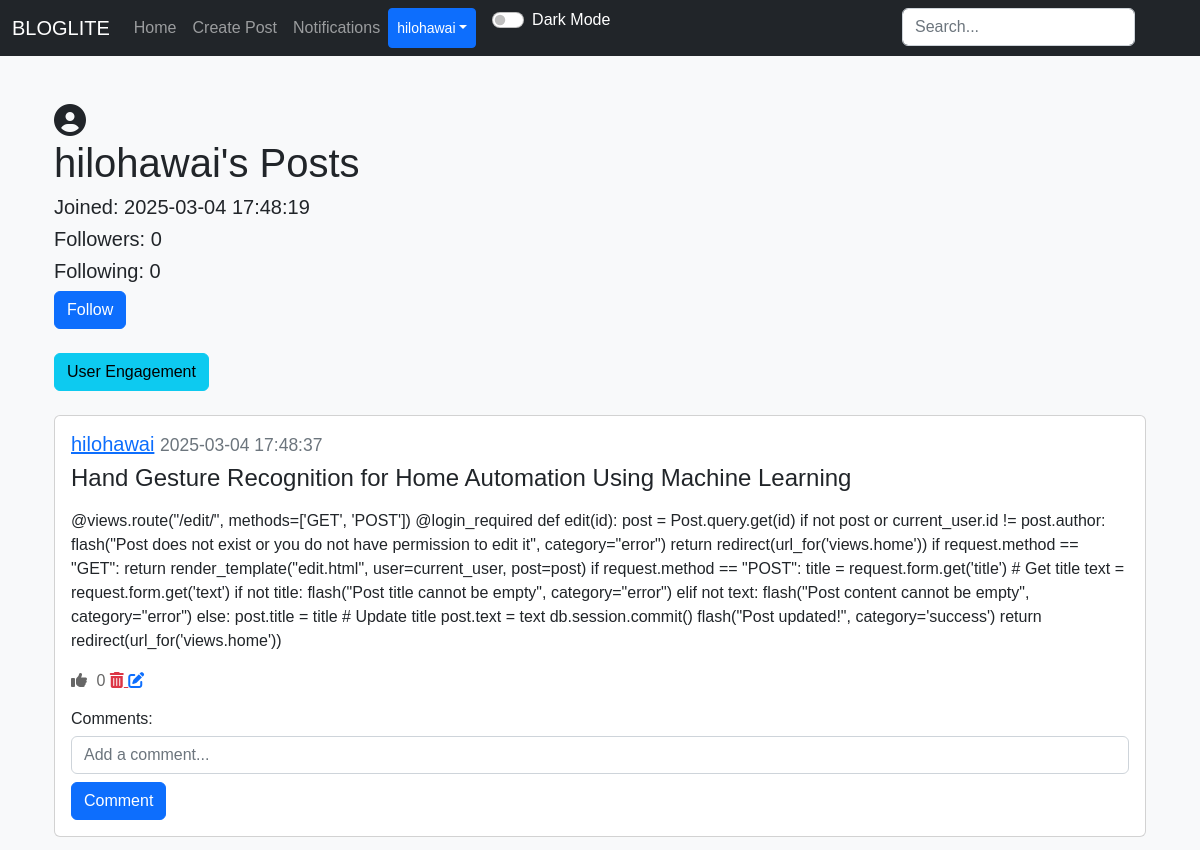
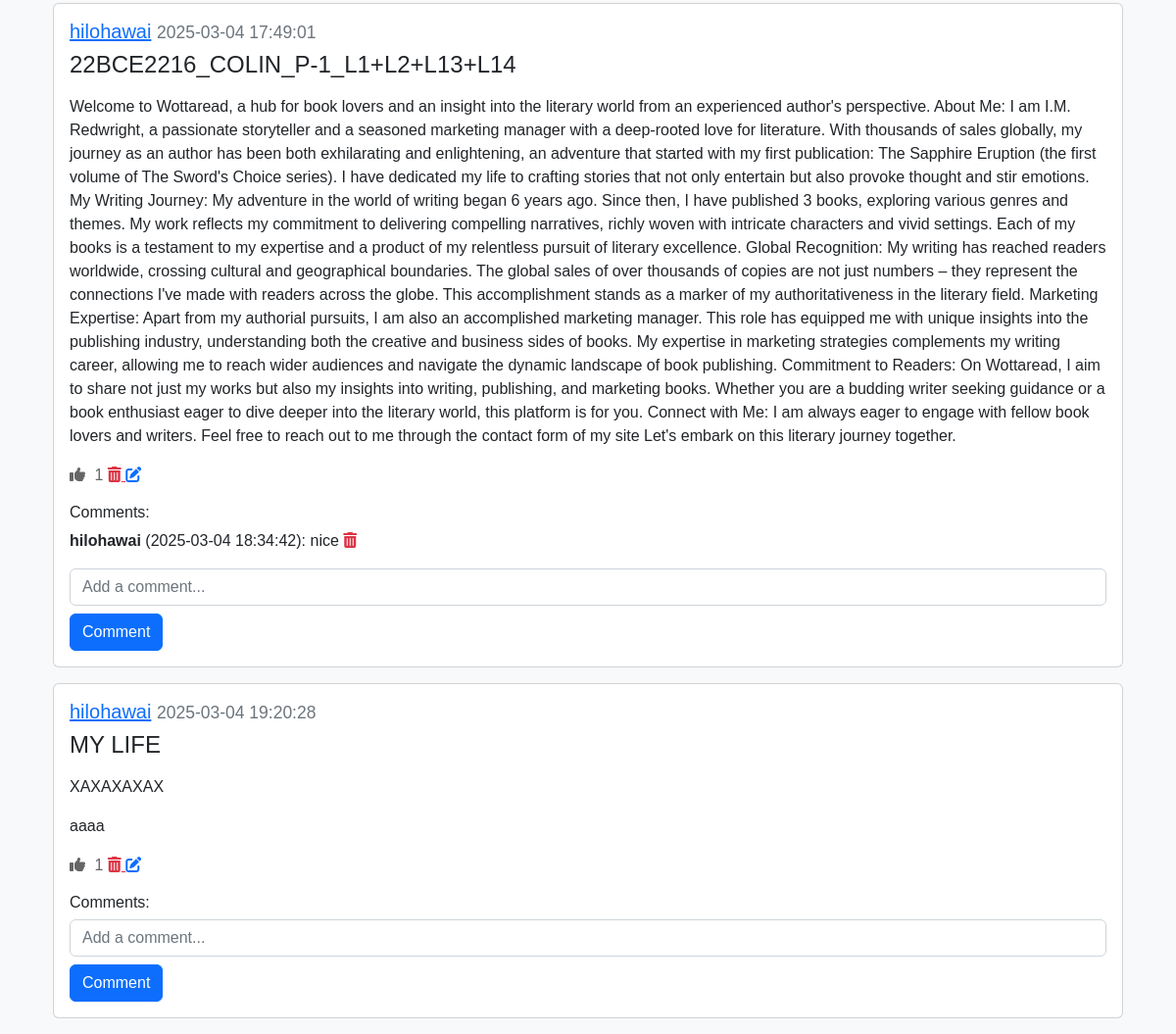
The page /posts/hilohawai (signed in) on the database its author committed (2 pictures, top to bottom).
### applicaton/models.py (models this page shows)
class User(db.Model, UserMixin):
    id = db.Column(db.Integer, primary_key=True)
    email = db.Column(db.String(150), unique=True)
    username = db.Column(db.String(150), unique=True)
    password = db.Column(db.String(150))
    date_created = db.Column(db.DateTime(timezone=True), default=func.now())
    profile_picture = db.Column(db.String(150), nullable=True)
    posts = db.relationship("Post", backref="user", cascade="all, delete")
    comments = db.relationship("Comment", backref="user", cascade="all, delete")
    likes = db.relationship("Like", backref="user", cascade="all, delete")
    followers = db.relationship("Follower", foreign_keys=[Follower.user_id], backref="followed_user", lazy="dynamic")
    following = db.relationship("Follower", foreign_keys=[Follower.follower_id], backref="follower", lazy="dynamic")
    notifications = db.relationship("Notification", backref="user", cascade="all, delete", lazy="dynamic")

class Post(db.Model):
    id = db.Column(db.Integer, primary_key=True)
    title = db.Column(db.String(150), nullable=False)  # Add title field
    text = db.Column(db.Text, nullable=False)
    date_created = db.Column(db.DateTime(timezone=True), default=func.now())
    author = db.Column(db.Integer, db.ForeignKey('user.id'), nullable=False)
    category_id = db.Column(db.Integer, db.ForeignKey('category.id'), nullable=True)
    comments = db.relationship("Comment", backref="post", cascade="all, delete")
    likes = db.relationship("Like", backref="post", cascade="all, delete")

class Comment(db.Model):
    id = db.Column(db.Integer, primary_key=True)
    text = db.Column(db.String(20), nullable=False)
    date_created = db.Column(db.DateTime(timezone=True), default=func.now())
    author = db.Column(db.Integer, db.ForeignKey('user.id'), nullable=False)
    post_id = db.Column(db.Integer, db.ForeignKey('post.id'), nullable=False)

### applicaton/views.py (the view)
@views.route("/posts/<username>")
@login_required
def post(username):
    user = User.query.filter_by(username=username).first()
    if not user:
        flash("No user with that username exists", category="error")
        return redirect(url_for('views.home'))
    posts = user.posts
    user_id = user.id
    following = Follower.query.filter_by(
        user_id=user.id, follower_id=current_user.id).first()
    return render_template("posts.html", user=current_user, posts=posts, username=username, User=User, following=following, user_id=user_id, profile_user=user)

### applicaton/__init__.py (called while the page is built)
def create_app():
    app = Flask(__name__)
    app.config['SECRET_KEY'] = "perfetch"
    app.config['SQLALCHEMY_DATABASE_URI'] = "sqlite:///database.db"
    db.init_app(app)
    app.app_context().push()
    from .resources import api
    api.init_app(app)
    from .views import views
    app.register_blueprint(views,url_prefix="/")
    from .authentication import authentication
    app.register_blueprint(authentication,url_prefix="/")
    from .models import User,Post,Comment,Like,Follower
    create_database(app)
    login_manager = LoginManager()
    login_manager.login_view = "authentication.log_in"
    login_manager.init_app(app)
    @login_manager.user_loader
    def load_user(id):
        return User.query.get(int(id))
    return app

### applicaton/templates/posts.html (shortened to what this page needs)
{% extends "nav.html" %}
{% block content %}
<div class="container mt-5">
    <div class="profile-pic-container mr-3">
        {% if profile_user.profile_picture %}
            <img src="{{ url_for('static', filename='uploads/' + profile_user.profile_picture) }}" alt="Profile Picture" class="profile-pic">
        {% else %}
            <i class="fas fa-user-circle fa-2x"></i>
        {% endif %}
    </div>
    <h1>{{ username }}'s Posts</h1>
    <h5>Joined: {{ profile_user.date_created }}</h5>
    <h5>Followers: {{ profile_user.followers.count() }}</h5>
    <h5>Following: {{ profile_user.following.count() }}</h5>
    <form action="{{ url_for('views.follow_unfollow', username=username) }}" method="POST">
        {% if following %}
            <button type="submit" class="btn btn-danger">Unfollow</button>
        {% else %}
            <button type="submit" class="btn btn-primary">Follow</button>
        {% endif %}
    </form>
    <br>
    <a href="{{ url_for('views.user_engagement', user_id=user_id) }}" class="btn btn-info">User Engagement</a>
    <br>
    <br>
    {% for post in posts %}
        <div class="card mb-3">
            <div class="card-body">
                <h5 class="card-title">
                    <a href="{{ url_for('views.post', username=username) }}">{{ username }}</a>
                    <small class="text-muted">{{ post.date_created }}</small>
                </h5>
                <h4>{{ post.title }}</h4>
                <p class="card-text">{{ post.text | safe }}</p>
                <div>
                    <a href="#" class="like-btn" data-post-id="{{ post.id }}">
                        <i class="fas fa-thumbs-up"></i> <span class="like-count">{{ post.likes|length }}</span>
                    </a>
                    {% if user.id == post.author %}
                        <a href="{{ url_for('views.delete_post', id=post.id) }}" class="text-danger ml-3">
                            <i class="fas fa-trash-alt"></i>
                        </a>
                        <a href="{{ url_for('views.edit', id=post.id) }}" class="text-primary ml-3">
                            <i class="fas fa-edit"></i>
                        </a>
                    {% endif %}
                </div>
                <h6 class="mt-3">Comments:</h6>
                <div id="comments-{{ post.id }}">
                    {% for comment in post.comments %}
                        <p id="comment-{{ comment.id }}">
                            <strong>{{ comment.user.username }}</strong> ({{ comment.date_created }}): {{ comment.text }}
                            {% if user.id == comment.author or user.id == comment.post.author %}
                                <a href="#" class="delete-comment text-danger ml-2" data-comment-id="{{ comment.id }}">
                                    <i class="fas fa-trash-alt"></i>
                                </a>
                            {% endif %}
                        </p>
                    {% endfor %}
                </div>
                <form class="comment-form" method="POST" data-post-id="{{ post.id }}">
                    <div class="form-group">
                        <input type="text" name="text" class="comment-text form-control" placeholder="Add a comment...">
                        <button type="submit" class="btn btn-primary mt-2">Comment</button>
                    </div>
                </form>
            </div>
        </div>
    {% endfor %}
</div>
{% endblock %}

### applicaton/templates/nav.html (shortened to what this page needs)
<!DOCTYPE html>
<html lang="en">
<head>
  <link href="https://cdn.jsdelivr.net/npm/bootstrap@5.2.3/dist/css/bootstrap.min.css" rel="stylesheet">
  <link rel="stylesheet" href="https://code.jquery.com/ui/1.12.1/themes/base/jquery-ui.css">
  <link rel="stylesheet" href="{{ url_for('static', filename='style.css') }}">
</head>
<body>
  <nav class="navbar navbar-expand-lg navbar-dark bg-dark">
    <div class="container-fluid">
      <a class="navbar-brand" href="/home">BLOGLITE</a>
      <div class="collapse navbar-collapse" id="navbar">
        <div class="navbar-nav">
          <a class="nav-item nav-link" href="/home">Home</a>
          {% if user.is_authenticated %}
            <a class="nav-item nav-link" href="/create-post">Create Post</a>
            <a class="nav-item nav-link" href="/notifications">Notifications</a>
            <div style="position: absolute; right: 57px;">
              <form action="{{ url_for('views.search') }}" method="POST" class="d-flex" role="search">
                <input type="search" placeholder="Search..." name="query" class="form-control me-2" id="search-input">
              </form>
            </div>
            <div class="btn-group">
              <button type="button" class="btn btn-sm btn-primary dropdown-toggle" data-bs-toggle="dropdown">{{ user.username }}</button>
            </div>
          {% else %}
            <a class="nav-item nav-link" href="/login">Login</a>
            <a class="nav-item nav-link" href="/sign-up">Sign Up</a>
          {% endif %}
          <div class="form-check form-switch ms-3">
            <input class="form-check-input" type="checkbox" id="darkModeToggle" onclick="toggleDarkMode()">
            <label class="form-check-label text-white" for="darkModeToggle">Dark Mode</label>
          </div>
        </div>
      </div>
    </div>
  </nav>
  <div class="container">{% block content %}{% endblock %}</div>
</body>
</html>

### applicaton/static/style.css (style rules this page uses)
body { background-color: #f8f9fa; font-family: Arial, sans-serif; }
.profile-pic-container { display: inline-block; vertical-align: middle; margin-right: 10px; }
.like-btn { color: #666; text-decoration: none; transition: color 0.3s ease; }
.like-btn i { margin-right: 5px; }

### rows shown on the page
User: username "hilohawai", date_created "2025-03-04 17:48:19"
Post: username "hilohawai", date_created "2025-03-04 17:48:37", title "Hand Gesture Recognition for Home Automation Using Machine Learning", text "@views.route(\"/edit/\", methods=['GET', 'POST']) @login_required def edit(id): post = Post.query.get(id) if not post or current_user.id != post.author: flash(\"Post does not exist or you do not have permission to edit it\", category=\"error\") return redirect(url_for('views.home')) if request.method == \"GET\": return render_template(\"edit.html\", user=current_user, post=post) if request.method == \"POST\": title = request.form.get('title') # Get title text = request.form.get('text') if not title: flash(\"Post title cannot be empty\", category=\"error\") elif not text: flash(\"Post content cannot be empty\", category=\"error\") else: post.title = title # Update title post.text = text db.session.commit()…", likes|length "0"
Post: username "hilohawai", date_created "2025-03-04 17:49:01", title "22BCE2216_COLIN_P-1_L1+L2+L13+L14", text "Welcome to Wottaread, a hub for book lovers and an insight into the literary world from an experienced author's perspective. About Me: I am I.M. Redwright, a passionate storyteller and a seasoned marketing manager with a deep-rooted love for literature. With thousands of sales globally, my journey as an author has been both exhilarating and enlightening, an adventure that started with my first publication: The Sapphire Eruption (the first volume of The Sword's Choice series). I have dedicated my life to crafting stories that not only entertain but also provoke thought and stir emotions. My Writing Journey: My adventure in the world of writing began 6 years ago. Since then, I have published…", likes|length "1"
Comment: user.username "hilohawai", date_created "2025-03-04 18:34:42", text "nice"
Post: username "hilohawai", date_created "2025-03-04 19:20:28", title "MY LIFE", text "XAXAXAXAX aaaa", likes|length "1"

### other values the page prints
{{ profile_user.followers.count() }} "0"
{{ profile_user.following.count() }} "0"
